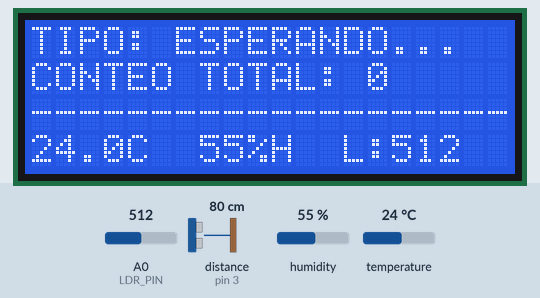
Simulated run of this program. Board: Arduino Mega 2560, built with avr-gcc and run on an emulated ATmega2560. Shown: 20×4 character LCD. Wiring (from diagram.json): ultrasonic range finder: trigger pin 4; echo pin 3. Inputs (shaded band) come from the test bench; at power-on: distance to the obstacle (sensor on pin 3) 80 cm, humidity 55 %, A0 (LDR_PIN) = 512, temperature 24 °C. The echo pulse lasts 58.3 µs per cm; what the program prints to the serial monitor is not drawn.

Above: at 3.2 s.
3.3 s: distance to the obstacle (sensor on pin 3) set to 4 cm
At 5.7 s:
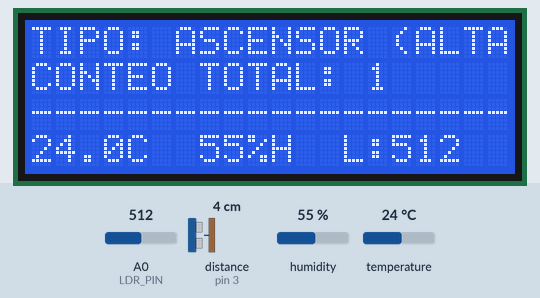
9.4 s: distance to the obstacle (sensor on pin 3) set to 14 cm
12.4 s: distance to the obstacle (sensor on pin 3) set to 17 cm
At 15.2 s:
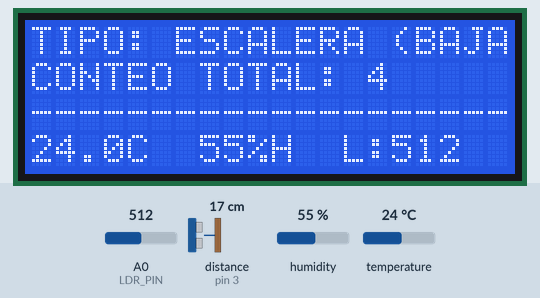
18.2 s: humidity set to 22 %
At 20.2 s:
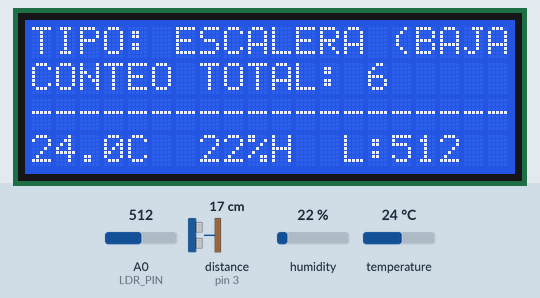
24.1 s: A0 (LDR_PIN) set to 716
At 26.8 s:
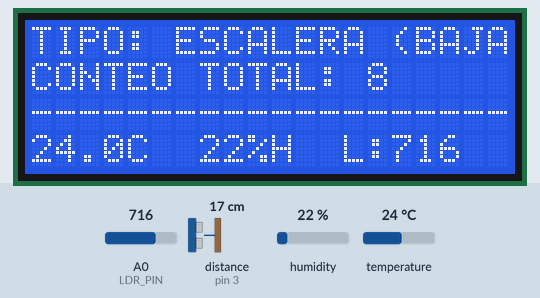
29.9 s: temperature set to 12 °C
At 32.7 s:
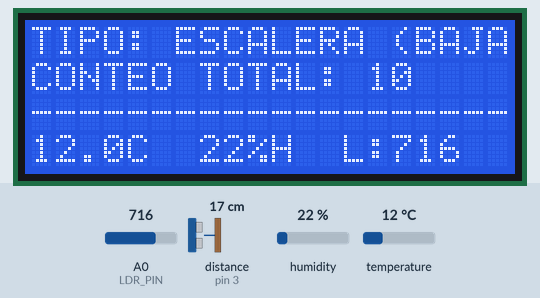
Timing chart, 0 to 34.2 s (numbered marks = the images above; inputs shaded):
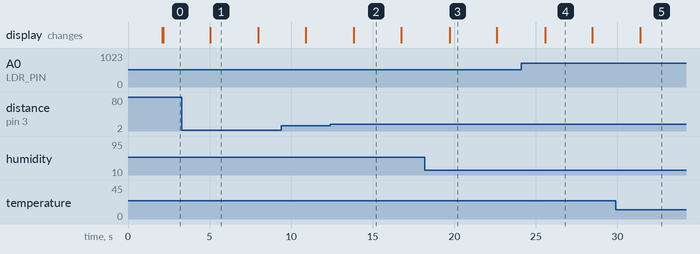

The program:

main.cpp
```cpp
/*
 * PROYECTO: Sistema de Supervisión de Planta - ACME S.A.
 * MÓDULO: Nodo de Control Principal (Clasificación y Ambiente)
 * HARDWARE: Arduino Mega 2560, LCD I2C 20x4, HC-SR04, DHT22, LDR.
 */

#include <DHT.h>
#include <Wire.h>
#include <LiquidCrystal_I2C.h>

// --- Definición de Pines (Hardware Map) ---
#define DHTPIN 2
#define DHTTYPE DHT22
#define ECHO_PIN 3
#define TRIG_PIN 4
#define LDR_PIN A0

// --- Instancias de Componentes ---
DHT dht(DHTPIN, DHTTYPE);
LiquidCrystal_I2C lcd(0x27, 20, 4);

// --- Variables de Estado del Proceso ---
int contadorCajas = 0;
String clasificacion = "ESPERANDO...";

void setup() {
  // Inicialización de comunicaciones
  Serial.begin(9600);
  dht.begin();

  // Inicialización de HMI (Pantalla)
  lcd.init();
  lcd.backlight();
  lcd.setCursor(0, 0);
  lcd.print("  ACME SMART PLANT  ");

  // Configuración de E/S del sensor ultrasónico
  pinMode(TRIG_PIN, OUTPUT);
  pinMode(ECHO_PIN, INPUT);

  // Secuencia de arranque
  Serial.println("--- INICIANDO SISTEMA DE SUPERVISIÓN ACME ---");
  delay(2000);
  lcd.clear();
}

void loop() {
  // ==========================================
  // 1. CAPTURA DE DATOS Y CLASIFICACIÓN (HC-SR04)
  // ==========================================
  digitalWrite(TRIG_PIN, LOW);
  delayMicroseconds(2);
  digitalWrite(TRIG_PIN, HIGH);
  delayMicroseconds(10);
  digitalWrite(TRIG_PIN, LOW);

  long duracion = pulseIn(ECHO_PIN, HIGH);
  int distancia = duracion * 0.034 / 2; // Cálculo de distancia en cm

  // Lógica de detección de caja en la cinta
  if (distancia >= 2 && distancia <= 30) {
    contadorCajas++;
    clasificacion = (distancia < 15) ? "ASCENSOR (ALTA)" : "ESCALERA (BAJA)";
    delay(800); // Retardo para evitar el "doble conteo" de la misma caja
  }

  // ==========================================
  // 2. LECTURA AMBIENTAL (DHT22 y LDR)
  // ==========================================
  float temperatura = dht.readTemperature();
  float humedad = dht.readHumidity();
  int luz = analogRead(LDR_PIN);

  // Verificación de seguridad del sensor DHT22
  String estadoDHT = "OK";
  if (isnan(temperatura) || isnan(humedad)) {
    Serial.println("[ALERTA] Falla de lectura en nodo DHT22");
    estadoDHT = "FALLO";
    // Asignamos valores a 0 para que la LCD no muestre basura
    temperatura = 0.0;
    humedad = 0.0;
  }

  // ==========================================
  // 3. ACTUALIZACIÓN DE HMI (LCD 20x4)
  // ==========================================
  lcd.setCursor(0, 0); //Columna Fila
  lcd.print("TIPO: ");
  lcd.print(clasificacion);

  lcd.setCursor(0, 1);
  lcd.print("CONTEO TOTAL: ");
  lcd.print(contadorCajas);

  lcd.setCursor(0, 2);
  lcd.print("--------------------");

  lcd.setCursor(0, 3);
  lcd.print(temperatura, 1); lcd.print("C  ");
  lcd.print(humedad, 0); lcd.print("%H  ");
  lcd.print("L:"); lcd.print(luz);
  // Limpiar caracteres residuales si la luz baja de 4 a 3 cifras
  lcd.print(" ");

  // ==========================================
  // 4. REGISTRO DE DATOS (LOG INDUSTRIAL)
  // ==========================================
  Serial.print("[ACME_LOG] ");
  Serial.print("Cajas: "); Serial.print(contadorCajas);
  Serial.print(" | Ultima: "); Serial.print(clasificacion);
  Serial.print(" | Temp: "); Serial.print(temperatura, 1); Serial.print("C");
  Serial.print(" | Hum: "); Serial.print(humedad, 0); Serial.print("%");
  Serial.print(" | Luz(ADC): "); Serial.print(luz);
  Serial.print(" | Sensor_Ambiente: "); Serial.println(estadoDHT);

  delay(2000); // Frecuencia de muestreo del sistema
}
```

Measured:
- the behaviour switches between 15 and 16 cm on distance to the obstacle (sensor on pin 3) (found by bisection; images 1 and 2)
- after the input at 3.3 s, the display: changes after 1.8 s (image 1)
- after the input at 12.4 s, the display: changes after 1.4 s (image 2)
- what the display in image 2 shows lasts 3.0 s, from 13.8 s to 16.8 s
